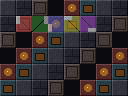

A level layout from a 2D game, rendered from its tile map. Below: a short description, then the map file with tile-grid data replaced by summaries:
An orthogonal 8x6 tile map with 16x16 px tiles, 2 tile layers (Ground, Decor), 1 hidden layer not drawn, 2 tilesets and 1 object (player).

<map version="1.10" tiledversion="1.10.2" orientation="orthogonal" renderorder="right-down" width="8" height="6" tilewidth="16" tileheight="16" infinite="0" nextlayerid="6" nextobjectid="2">
 <tileset firstgid="1" source="tilesets/dungeon.tsx" />
 <tileset firstgid="25" name="Props &amp; Things" tilewidth="16" tileheight="16" tilecount="8" columns="4">
  <image source="props-16.png" width="64" height="32" />
  <tile id="0">
   <animation>
    <frame tileid="0" duration="200" />
    <frame tileid="1" duration="200" />
   </animation>
  </tile>
 </tileset>
 <layer id="1" name="Ground" width="8" height="6">
  <data encoding="csv">
1,2,3,4,5,6,1,2,
2,3,4,5,6,1,2,3,
3,4,5,6,1,2,3,4,
4,5,6,1,2,3,4,5,
5,6,1,2,3,4,5,6,
6,1,2,3,4,5,6,1
</data>
 </layer>
 <layer id="2" name="Decor" width="8" height="6" opacity="0.5">
  <data>[48 cells, 7 non-empty, 7 distinct tile ids]</data>
 </layer>
 <group id="3" name="Upper">
  <layer id="4" name="Roof" width="8" height="6" visible="0">
   <data>[48 cells, 2 non-empty, 2 distinct tile ids]</data>
  </layer>
 </group>
 <objectgroup id="5" name="Spawns">
  <object id="1" name="player" x="16" y="16" />
 </objectgroup>
</map>
